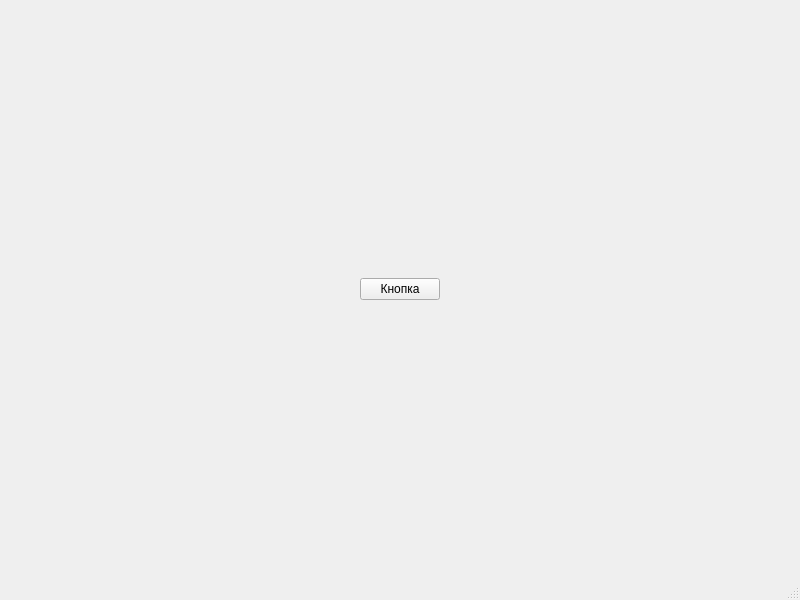
<?xml version="1.0" encoding="UTF-8"?>
<ui version="4.0">
 <class>MainWindow</class>
 <widget class="QMainWindow" name="MainWindow">
  <property name="geometry">
   <rect>
    <x>0</x>
    <y>0</y>
    <width>800</width>
    <height>600</height>
   </rect>
  </property>
  <property name="windowTitle">
   <string>Git и желтые окружности</string>
  </property>
  <widget class="QWidget" name="centralwidget">
   <layout class="QHBoxLayout" name="horizontalLayout">
    <item>
     <spacer name="horizontal_2">
      <property name="orientation">
       <enum>Qt::Horizontal</enum>
      </property>
      <property name="sizeHint" stdset="0">
       <size>
        <width>40</width>
        <height>20</height>
       </size>
      </property>
     </spacer>
    </item>
    <item>
     <widget class="QPushButton" name="draw_btn">
      <property name="text">
       <string>Кнопка</string>
      </property>
     </widget>
    </item>
    <item>
     <spacer name="horizontal">
      <property name="orientation">
       <enum>Qt::Horizontal</enum>
      </property>
      <property name="sizeHint" stdset="0">
       <size>
        <width>40</width>
        <height>20</height>
       </size>
      </property>
     </spacer>
    </item>
   </layout>
  </widget>
  <widget class="QMenuBar" name="menubar">
   <property name="geometry">
    <rect>
     <x>0</x>
     <y>0</y>
     <width>800</width>
     <height>21</height>
    </rect>
   </property>
  </widget>
  <widget class="QStatusBar" name="statusbar"/>
 </widget>
 <resources/>
 <connections/>
</ui>
